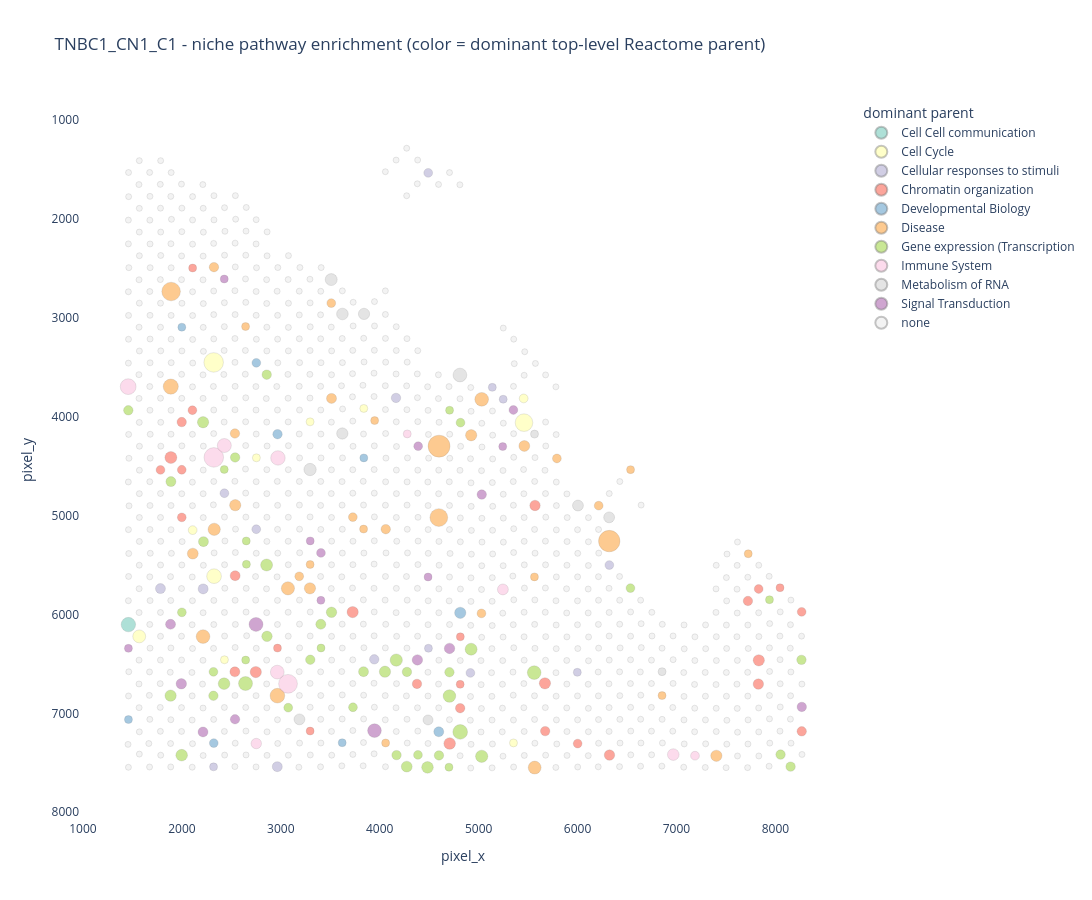

Write notebook code for a chart like this one.
### Code cell
# plotly builder - one figure per subarray, save as HTML
def build_plotly_map(subarray, df, out_dir):
    sub = df[df['subarray'] == subarray].copy()
    if len(sub) == 0:
        print(f'  {subarray}: no niches found, skipping')
        return

    # discrete 12-color palette for top-level parents; 'none' fades to light grey
    unique_parents = [p for p in sub['dominant_parent'].unique() if p != 'none']
    colors_qual = px.colors.qualitative.Set3 + px.colors.qualitative.Pastel + px.colors.qualitative.Safe
    color_map = {p: colors_qual[i % len(colors_qual)] for i, p in enumerate(sorted(unique_parents))}
    color_map['none'] = 'rgba(200,200,200,0.3)'

    # marker size scales with sig_total, floor at 6 so zero-sig niches stay visible
    sub['marker_size'] = 6 + 2 * np.sqrt(sub['sig_total'].clip(lower=0))

    # customdata: all hover fields, aligned with hovertemplate below
    sub['mc_str'] = sub['megacluster'].apply(lambda x: f'MC{int(x)}' if pd.notna(x) else 'n/a')
    customdata = np.stack([
        sub['niche_id'].values,
        sub['spot_id'].values,
        sub['patient'].astype(str).values,
        sub['mc_str'].values,
        sub['sig_total'].astype(int).astype(str).values,
        sub['dominant_parent'].values,
        sub['top_pathways_hover'].values,
        sub['parent_breakdown'].values,
    ], axis=-1)

    # build per-parent traces so the legend is interactive (click to toggle)
    fig = go.Figure()
    for parent_name in list(sorted(unique_parents)) + ['none']:
        mask = sub['dominant_parent'].values == parent_name
        if not mask.any():
            continue
        fig.add_trace(go.Scatter(
            x=sub.loc[mask, 'pixel_x'],
            y=sub.loc[mask, 'pixel_y'],
            mode='markers',
            name=parent_name,
            marker=dict(
                color=color_map[parent_name],
                size=sub.loc[mask, 'marker_size'],
                line=dict(width=0.4, color='rgba(50,50,50,0.4)'),
            ),
            customdata=customdata[mask],
            hovertemplate=(
                '<b>%{customdata[0]}</b><br>'
                'spot_id: %{customdata[1]}<br>'
                'patient: TNBC%{customdata[2]}<br>'
                'Wang MC: %{customdata[3]}<br>'
                '<br>'
                'sig pathways total: %{customdata[4]}<br>'
                'dominant parent: <b>%{customdata[5]}</b><br>'
                '<br>'
                '<b>top 3 sig pathways:</b><br>'
                '%{customdata[6]}<br>'
                '<br>'
                '<b>sig per parent:</b><br>'
                '%{customdata[7]}'
                '<extra></extra>'
            ),
        ))

    fig.update_layout(
        title=f'{subarray} - niche pathway enrichment (color = dominant top-level Reactome parent)',
        xaxis=dict(title='pixel_x', showgrid=False, scaleanchor='y', scaleratio=1),
        yaxis=dict(title='pixel_y', autorange='reversed', showgrid=False),
        plot_bgcolor='white',
        width=1100,
        height=900,
        legend=dict(title='dominant parent', itemsizing='constant'),
        hoverlabel=dict(bgcolor='white', font_size=11, align='left'),
    )

    html_path = out_dir / f'niche_pathway_map_{subarray}.html'
    fig.write_html(html_path, include_plotlyjs='cdn')
    print(f'  {subarray}: {len(sub)} niches -> {html_path.relative_to(ROOT)}')
    return fig

figs = {}
for sub in PILOT_SUBARRAYS:
    fig = build_plotly_map(sub, results_mc, OUT_DIR)
    if fig is not None:
        figs[sub] = fig

# render the first one inline so you can immediately see it in the notebook
if figs:
    list(figs.values())[0].show()

### Figure 1 — Plotly figure (JSON) as saved in the notebook; plotly's stock layout.template omitted (floating-point values rounded to 4 significant figures; data arrays with more than 128 entries replaced by an {"elided": "..."} marker saying what was removed)
{"data": [{"customdata": [["TNBC1_CN1_C1::2x50", "2x50", "1", "MC6", "18", "Cell Cell communication", "&nbsp;&nbsp;Gene expression (Transcription) (fdr=2.7e-02, OR=2.1)<br>&nbsp;&nbsp;Cell-Cell communication (fdr=2.7e-02, OR=3.3)<br>&nbsp;&nbsp;Growth hormone receptor signaling (fdr=2.7e-02, OR=8.0)", "&nbsp;&nbsp;Gene expression (Transcription: 4<br>&nbsp;&nbsp;Cell Cycle: 4<br>&nbsp;&nbsp;Immune System: 4<br>&nbsp;&nbsp;Cell Cell communication: 6"]], "hovertemplate": "<b>%{customdata[0]}</b><br>spot_id: %{customdata[1]}<br>patient: TNBC%{customdata[2]}<br>Wang MC: %{customdata[3]}<br><br>sig pathways total: %{customdata[4]}<br>dominant parent: <b>%{customdata[5]}</b><br><br><b>top 3 sig pathways:</b><br>%{customdata[6]}<br><br><b>sig per parent:</b><br>%{customdata[7]}<extra></extra>", "marker": {"color": "rgb(141,211,199)", "line": {"color": "rgba(50,50,50,0.4)", "width": 0.4}, "size": [14.49]}, "mode": "markers", "name": "Cell Cell communication", "type": "scatter", "x": [1459.0], "y": [6103.0]}, {"customdata": [["TNBC1_CN1_C1::3x51", "3x51", "1", "MC6", "12", "Cell Cycle", "&nbsp;&nbsp;Diseases of mitotic cell cycle (fdr=5.0e-02, OR=5.0)<br>&nbsp;&nbsp;Assembly of the pre-replicative complex (fdr=5.0e-02, OR=6.0)<br>&nbsp;&nbsp;Conversion from APC/C:Cdc20 to APC/C:Cdh1 in late anaph (fdr=5.0e-02, OR=6.6)", "&nbsp;&nbsp;Disease: 3<br>&nbsp;&nbsp;Cell Cycle: 6<br>&nbsp;&nbsp;Cellular responses to stimuli: 1<br>&nbsp;&nbsp;DNA Replication: 2"], ["TNBC1_CN1_C1::8x42", "8x42", "1", "MC6", "2", "Cell Cycle", "&nbsp;&nbsp;Resolution of Sister Chromatid Cohesion (fdr=3.3e-02, OR=10.1)<br>&nbsp;&nbsp;Mitotic Prometaphase (fdr=3.3e-02, OR=9.1)", "&nbsp;&nbsp;Cell Cycle: 2"], ["TNBC1_CN1_C1::10x28", "10x28", "1", "MC6", "46", "Cell Cycle", "&nbsp;&nbsp;Aberrant regulation of mitotic cell cycle due to RB1 de (fdr=1.1e-03, OR=10.6)<br>&nbsp;&nbsp;DNA Replication (fdr=1.1e-03, OR=14.8)<br>&nbsp;&nbsp;Synthesis of DNA (fdr=1.1e-03, OR=14.8)", "&nbsp;&nbsp;Disease: 3<br>&nbsp;&nbsp;Gene expression (Transcription: 2<br>&nbsp;&nbsp;Signal Transduction: 1<br>&nbsp;&nbsp;Cell Cycle: 28<br>&nbsp;&nbsp;Cellular responses to stimuli: 2<br>&nbsp;&nbsp;Chromatin organization: 4<br>&nbsp;&nbsp;DNA Replication: 6"], ["TNBC1_CN1_C1::10x46", "10x46", "1", "MC6", "19", "Cell Cycle", "&nbsp;&nbsp;Cell Cycle (fdr=7.4e-03, OR=3.0)<br>&nbsp;&nbsp;RNA Polymerase II Transcription (fdr=7.4e-03, OR=2.2)<br>&nbsp;&nbsp;Oxidative Stress Induced Senescence (fdr=7.4e-03, OR=4.9)", "&nbsp;&nbsp;Gene expression (Transcription: 5<br>&nbsp;&nbsp;Signal Transduction: 4<br>&nbsp;&nbsp;Cell Cycle: 6<br>&nbsp;&nbsp;Immune System: 2<br>&nbsp;&nbsp;Cellular responses to stimuli: 2"], ["TNBC1_CN1_C1::11x53", "11x53", "1", "MC6", "1", "Cell Cycle", "&nbsp;&nbsp;Cell Cycle Checkpoints (fdr=1.7e-02, OR=4.4)", "&nbsp;&nbsp;Cell Cycle: 1"], ["TNBC1_CN1_C1::14x36", "14x36", "1", "MC6", "1", "Cell Cycle", "&nbsp;&nbsp;Ub-specific processing proteases (fdr=1.0e-02, OR=7.6)<br>&nbsp;&nbsp;Deubiquitination (fdr=1.0e-02, OR=5.6)<br>&nbsp;&nbsp;G1/S DNA Damage Checkpoints (fdr=1.9e-02, OR=11.0)", "&nbsp;&nbsp;Cell Cycle: 1"], ["TNBC1_CN1_C1::19x33", "19x33", "1", "MC11", "1", "Cell Cycle", "&nbsp;&nbsp;Cell Cycle (fdr=1.2e-02, OR=4.0)", "&nbsp;&nbsp;Cell Cycle: 1"], ["TNBC1_CN1_C1::24x32", "24x32", "1", "MC11", "1", "Cell Cycle", "&nbsp;&nbsp;Chromosome Maintenance (fdr=3.4e-02, OR=16.1)", "&nbsp;&nbsp;Cell Cycle: 1"], ["TNBC1_CN1_C1::38x60", "38x60", "1", "MC6", "1", "Cell Cycle", "&nbsp;&nbsp;Cell Cycle Checkpoints (fdr=4.6e-02, OR=4.7)", "&nbsp;&nbsp;Cell Cycle: 1"], ["TNBC1_CN1_C1::39x31", "39x31", "1", "MC1", "2", "Cell Cycle", "&nbsp;&nbsp;Separation of Sister Chromatids (fdr=4.8e-02, OR=4.8)<br>&nbsp;&nbsp;Mitotic Spindle Checkpoint (fdr=4.8e-02, OR=5.9)", "&nbsp;&nbsp;Cell Cycle: 2"], ["TNBC1_CN1_C1::39x33", "39x33", "1", "MC1", "34", "Cell Cycle", "&nbsp;&nbsp;NR1H3 & NR1H2 regulate gene expression linked to choles (fdr=2.3e-03, OR=8.6)<br>&nbsp;&nbsp;NR1H2 and NR1H3-mediated signaling (fdr=2.3e-03, OR=7.7)<br>&nbsp;&nbsp;Mitotic Anaphase (fdr=1.7e-02, OR=4.7)", "&nbsp;&nbsp;Disease: 1<br>&nbsp;&nbsp;Gene expression (Transcription: 3<br>&nbsp;&nbsp;Signal Transduction: 3<br>&nbsp;&nbsp;Cell Cycle: 22<br>&nbsp;&nbsp;Cellular responses to stimuli: 1<br>&nbsp;&nbsp;Developmental Biology: 2<br>&nbsp;&nbsp;DNA Replication: 2"]], "hovertemplate": "<b>%{customdata[0]}</b><br>spot_id: %{customdata[1]}<br>patient: TNBC%{customdata[2]}<br>Wang MC: %{customdata[3]}<br><br>sig pathways total: %{customdata[4]}<br>dominant parent: <b>%{customdata[5]}</b><br><br><b>top 3 sig pathways:</b><br>%{customdata[6]}<br><br><b>sig per parent:</b><br>%{customdata[7]}<extra></extra>", "marker": {"color": "rgb(255,255,179)", "line": {"color": "rgba(50,50,50,0.4)", "width": 0.4}, "size": [12.93, 8.828, 19.56, 14.72, 8.0, 8.0, 8.0, 8.0, 8.0, 8.828, 17.66]}, "mode": "markers", "name": "Cell Cycle", "type": "scatter", "x": [1569.0, 2109.0, 2321.0, 2325.0, 2430.0, 2753.0, 3296.0, 3839.0, 5352.0, 5455.0, 5458.0], "y": [6222.0, 5148.0, 3452.0, 5613.0, 6458.0, 4417.0, 4053.0, 3917.0, 7299.0, 3816.0, 4061.0]}, {"customdata": [["TNBC1_CN1_C1::5x47", "5x47", "1", "MC6", "4", "Cellular responses to stimuli", "&nbsp;&nbsp;Chromatin modifying enzymes (fdr=6.6e-03, OR=4.0)<br>&nbsp;&nbsp;Chromatin organization (fdr=7.6e-03, OR=3.5)<br>&nbsp;&nbsp;Cellular responses to stress (fdr=1.6e-02, OR=2.4)", "&nbsp;&nbsp;Cellular responses to stimuli: 2<br>&nbsp;&nbsp;Chromatin organization: 2"], ["TNBC1_CN1_C1::9x47", "9x47", "1", "MC6", "4", "Cellular responses to stimuli", "&nbsp;&nbsp;Cellular responses to stress (fdr=8.9e-03, OR=2.5)<br>&nbsp;&nbsp;Cellular responses to stimuli (fdr=8.9e-03, OR=2.4)<br>&nbsp;&nbsp;RNA Polymerase II Transcription (fdr=1.6e-02, OR=2.1)", "&nbsp;&nbsp;Gene expression (Transcription: 1<br>&nbsp;&nbsp;Signal Transduction: 1<br>&nbsp;&nbsp;Cellular responses to stimuli: 2"], ["TNBC1_CN1_C1::10x62", "10x62", "1", "MC6", "1", "Cellular responses to stimuli", "&nbsp;&nbsp;Turbulent (oscillatory, disturbed) flow shear stress ac (fdr=6.0e-03, OR=11.2)", "&nbsp;&nbsp;Cellular responses to stimuli: 1"], ["TNBC1_CN1_C1::11x39", "11x39", "1", "MC6", "2", "Cellular responses to stimuli", "&nbsp;&nbsp;KEAP1-NFE2L2 pathway (fdr=3.5e-02, OR=5.9)<br>&nbsp;&nbsp;Cellular responses to stress (fdr=3.5e-02, OR=2.8)", "&nbsp;&nbsp;Cellular responses to stimuli: 2"], ["TNBC1_CN1_C1::14x42", "14x42", "1", "MC6", "2", "Cellular responses to stimuli", "&nbsp;&nbsp;Cellular responses to stimuli (fdr=2.3e-02, OR=2.9)<br>&nbsp;&nbsp;Cellular responses to stress (fdr=3.0e-02, OR=2.8)", "&nbsp;&nbsp;Cellular responses to stimuli: 2"], ["TNBC1_CN1_C1::16x62", "16x62", "1", "MC1", "4", "Cellular responses to stimuli", "&nbsp;&nbsp;RHO GTPases Activate Formins (fdr=3.4e-02, OR=9.3)<br>&nbsp;&nbsp;Cellular responses to stress (fdr=3.4e-02, OR=2.7)<br>&nbsp;&nbsp;Cellular responses to stimuli (fdr=3.4e-02, OR=2.6)", "&nbsp;&nbsp;Disease: 1<br>&nbsp;&nbsp;Signal Transduction: 1<br>&nbsp;&nbsp;Cellular responses to stimuli: 2"], ["TNBC1_CN1_C1::25x53", "25x53", "1", "MC6", "3", "Cellular responses to stimuli", "&nbsp;&nbsp;RORA,B,C and NR1D1 (REV-ERBA) regulate gene expression (fdr=2.5e-02, OR=6.9)<br>&nbsp;&nbsp;Expression of BMAL (ARNTL), CLOCK, and NPAS2 (fdr=2.5e-02, OR=5.3)<br>&nbsp;&nbsp;Cytoprotection by HMOX1 (fdr=2.7e-02, OR=5.3)", "&nbsp;&nbsp;Disease: 1<br>&nbsp;&nbsp;Cellular responses to stimuli: 2"], ["TNBC1_CN1_C1::27x31", "27x31", "1", "MC11", "3", "Cellular responses to stimuli", "&nbsp;&nbsp;Cellular responses to mechanical stimuli (fdr=1.8e-02, OR=14.5)<br>&nbsp;&nbsp;High laminar flow shear stress activates signaling by P (fdr=1.8e-02, OR=27.1)<br>&nbsp;&nbsp;Response of endothelial cells to shear stress (fdr=1.8e-02, OR=15.5)", "&nbsp;&nbsp;Cellular responses to stimuli: 3"], ["TNBC1_CN1_C1::30x12", "30x12", "1", "MC1", "2", "Cellular responses to stimuli", "&nbsp;&nbsp;Cellular responses to stress (fdr=4.5e-03, OR=5.5)<br>&nbsp;&nbsp;Cellular responses to stimuli (fdr=1.2e-02, OR=4.7)", "&nbsp;&nbsp;Cellular responses to stimuli: 2"], ["TNBC1_CN1_C1::30x52", "30x52", "1", "MC1", "1", "Cellular responses to stimuli", "&nbsp;&nbsp;Expression of BMAL (ARNTL), CLOCK, and NPAS2 (fdr=3.2e-03, OR=6.8)<br>&nbsp;&nbsp;Transcriptional activation of mitochondrial biogenesis (fdr=8.2e-03, OR=5.2)<br>&nbsp;&nbsp;Mitochondrial biogenesis (fdr=8.2e-03, OR=4.9)", "&nbsp;&nbsp;Cellular responses to stimuli: 1"], ["TNBC1_CN1_C1::34x54", "34x54", "1", "MC1", "2", "Cellular responses to stimuli", "&nbsp;&nbsp;Cellular Senescence (fdr=4.9e-02, OR=2.9)<br>&nbsp;&nbsp;Cellular responses to stimuli (fdr=4.9e-02, OR=2.0)", "&nbsp;&nbsp;Cellular responses to stimuli: 2"], ["TNBC1_CN1_C1::36x30", "36x30", "1", "MC1", "1", "Cellular responses to stimuli", "&nbsp;&nbsp;Cellular Senescence (fdr=4.8e-02, OR=3.4)", "&nbsp;&nbsp;Cellular responses to stimuli: 1"], ["TNBC1_CN1_C1::37x31", "37x31", "1", "MC1", "1", "Cellular responses to stimuli", "&nbsp;&nbsp;Regulation of lipid metabolism by PPARalpha (fdr=8.5e-03, OR=3.4)<br>&nbsp;&nbsp;PPARA activates gene expression (fdr=2.2e-02, OR=3.1)<br>&nbsp;&nbsp;Cellular responses to stress (fdr=2.2e-02, OR=2.2)", "&nbsp;&nbsp;Cellular responses to stimuli: 1"], ["TNBC1_CN1_C1::44x54", "44x54", "1", "MC1", "1", "Cellular responses to stimuli", "&nbsp;&nbsp;Turbulent (oscillatory, disturbed) flow shear stress ac (fdr=5.4e-03, OR=10.0)", "&nbsp;&nbsp;Cellular responses to stimuli: 1"], ["TNBC1_CN1_C1::47x45", "47x45", "1", "n/a", "2", "Cellular responses to stimuli", "&nbsp;&nbsp;Cellular Senescence (fdr=8.3e-03, OR=6.3)<br>&nbsp;&nbsp;Oxidative Stress Induced Senescence (fdr=4.3e-02, OR=7.6)", "&nbsp;&nbsp;Cellular responses to stimuli: 2"]], "hovertemplate": "<b>%{customdata[0]}</b><br>spot_id: %{customdata[1]}<br>patient: TNBC%{customdata[2]}<br>Wang MC: %{customdata[3]}<br><br>sig pathways total: %{customdata[4]}<br>dominant parent: <b>%{customdata[5]}</b><br><br><b>top 3 sig pathways:</b><br>%{customdata[6]}<br><br><b>sig per parent:</b><br>%{customdata[7]}<extra></extra>", "marker": {"color": "rgb(190,186,218)", "line": {"color": "rgba(50,50,50,0.4)", "width": 0.4}, "size": [10.0, 10.0, 8.0, 8.828, 8.828, 10.0, 9.464, 9.464, 8.828, 8.0, 8.828, 8.0, 8.0, 8.0, 8.828]}, "mode": "markers", "name": "Cellular responses to stimuli", "type": "scatter", "x": [1783.0, 2215.0, 2320.0, 2430.0, 2752.0, 2964.0, 3945.0, 4164.0, 4490.0, 4492.0, 4917.0, 5138.0, 5248.0, 5997.0, 6321.0], "y": [5739.0, 5742.0, 7541.0, 4775.0, 5139.0, 7539.0, 6454.0, 3811.0, 1536.0, 6342.0, 6591.0, 3704.0, 3824.0, 6585.0, 5501.0]}, {"customdata": {"elided": "30x8 str values"}, "hovertemplate": "<b>%{customdata[0]}</b><br>spot_id: %{customdata[1]}<br>patient: TNBC%{customdata[2]}<br>Wang MC: %{customdata[3]}<br><br>sig pathways total: %{customdata[4]}<br>dominant parent: <b>%{customdata[5]}</b><br><br><b>top 3 sig pathways:</b><br>%{customdata[6]}<br><br><b>sig per parent:</b><br>%{customdata[7]}<extra></extra>", "marker": {"color": "rgb(251,128,114)", "line": {"color": "rgba(50,50,50,0.4)", "width": 0.4}, "size": [8.828, 12.0, 9.464, 8.828, 8.828, 8.0, 8.828, 10.0, 10.0, 11.29, 8.0, 8.0, 11.29, 9.464, 11.66, 8.0, 8.0, 9.464, 10.47, 11.29, 9.464, 8.828, 10.47, 9.464, 8.828, 11.29, 10.47, 8.0, 8.828, 9.464]}, "mode": "markers", "name": "Chromatin organization", "type": "scatter", "x": [1784.0, 1889.0, 1998.0, 1999.0, 1999.0, 2109.0, 2106.0, 2538.0, 2536.0, 2747.0, 2966.0, 3296.0, 3726.0, 4377.0, 4707.0, 4815.0, 4813.0, 4813.0, 5570.0, 5670.0, 5673.0, 6001.0, 6323.0, 7722.0, 7831.0, 7832.0, 7828.0, 8047.0, 8265.0, 8266.0], "y": [4539.0, 4414.0, 4055.0, 4537.0, 5019.0, 2498.0, 3936.0, 5608.0, 6580.0, 6582.0, 6340.0, 7179.0, 5976.0, 6702.0, 7305.0, 6226.0, 6707.0, 6948.0, 4898.0, 6697.0, 7180.0, 7306.0, 7422.0, 5864.0, 5743.0, 6464.0, 6704.0, 5730.0, 5974.0, 7182.0]}, {"customdata": [["TNBC1_CN1_C1::2x58", "2x58", "1", "MC6", "1", "Developmental Biology", "&nbsp;&nbsp;Differentiation of naive CD4+ T cells to T helper 2 cel (fdr=4.7e-02, OR=4.1)", "&nbsp;&nbsp;Developmental Biology: 1"], ["TNBC1_CN1_C1::7x25", "7x25", "1", "MC11", "1", "Developmental Biology", "&nbsp;&nbsp;Transcriptional regulation of granulopoiesis (fdr=1.3e-02, OR=11.0)", "&nbsp;&nbsp;Developmental Biology: 1"], ["TNBC1_CN1_C1::10x60", "10x60", "1", "MC6", "2", "Developmental Biology", "&nbsp;&nbsp;PPARA activates gene expression (fdr=5.2e-03, OR=4.2)<br>&nbsp;&nbsp;Regulation of lipid metabolism by PPARalpha (fdr=5.2e-03, OR=4.1)<br>&nbsp;&nbsp;Transcriptional regulation of white adipocyte different (fdr=5.2e-03, OR=4.3)", "&nbsp;&nbsp;Developmental Biology: 2"], ["TNBC1_CN1_C1::14x28", "14x28", "1", "MC6", "2", "Developmental Biology", "&nbsp;&nbsp;Activation of HOX genes during differentiation (fdr=2.3e-02, OR=5.6)<br>&nbsp;&nbsp;Activation of anterior HOX genes in hindbrain developme (fdr=2.3e-02, OR=5.6)", "&nbsp;&nbsp;Developmental Biology: 2"], ["TNBC1_CN1_C1::16x34", "16x34", "1", "MC6", "3", "Developmental Biology", "&nbsp;&nbsp;Developmental Biology (fdr=1.8e-02, OR=2.8)<br>&nbsp;&nbsp;Nervous system development (fdr=2.8e-02, OR=4.0)<br>&nbsp;&nbsp;G1/S DNA Damage Checkpoints (fdr=2.8e-02, OR=10.8)", "&nbsp;&nbsp;Cell Cycle: 1<br>&nbsp;&nbsp;Developmental Biology: 2"], ["TNBC1_CN1_C1::22x60", "22x60", "1", "MC6", "1", "Developmental Biology", "&nbsp;&nbsp;Developmental Biology (fdr=2.4e-02, OR=2.2)", "&nbsp;&nbsp;Developmental Biology: 1"], ["TNBC1_CN1_C1::24x36", "24x36", "1", "MC11", "1", "Developmental Biology", "&nbsp;&nbsp;Transcriptional regulation of granulopoiesis (fdr=1.6e-03, OR=12.7)", "&nbsp;&nbsp;Developmental Biology: 1"], ["TNBC1_CN1_C1::31x59", "31x59", "1", "MC6", "4", "Developmental Biology", "&nbsp;&nbsp;PPARA activates gene expression (fdr=3.9e-02, OR=3.3)<br>&nbsp;&nbsp;Metabolism of lipids (fdr=3.9e-02, OR=2.7)<br>&nbsp;&nbsp;Adipogenesis (fdr=3.9e-02, OR=3.1)", "&nbsp;&nbsp;Developmental Biology: 2<br>&nbsp;&nbsp;Chromatin organization: 2"], ["TNBC1_CN1_C1::33x49", "33x49", "1", "MC1", "7", "Developmental Biology", "&nbsp;&nbsp;Chromatin organization (fdr=8.0e-04, OR=4.2)<br>&nbsp;&nbsp;Chromatin modifying enzymes (fdr=8.0e-04, OR=4.8)<br>&nbsp;&nbsp;NR1H3 & NR1H2 regulate gene expression linked to choles (fdr=9.7e-03, OR=8.3)", "&nbsp;&nbsp;Signal Transduction: 2<br>&nbsp;&nbsp;Developmental Biology: 3<br>&nbsp;&nbsp;Chromatin organization: 2"]], "hovertemplate": "<b>%{customdata[0]}</b><br>spot_id: %{customdata[1]}<br>patient: TNBC%{customdata[2]}<br>Wang MC: %{customdata[3]}<br><br>sig pathways total: %{customdata[4]}<br>dominant parent: <b>%{customdata[5]}</b><br><br><b>top 3 sig pathways:</b><br>%{customdata[6]}<br><br><b>sig per parent:</b><br>%{customdata[7]}<extra></extra>", "marker": {"color": "rgb(128,177,211)", "line": {"color": "rgba(50,50,50,0.4)", "width": 0.4}, "size": [8.0, 8.0, 8.828, 8.828, 9.464, 8.0, 8.0, 10.0, 11.29]}, "mode": "markers", "name": "Developmental Biology", "type": "scatter", "x": [1460.0, 1999.0, 2322.0, 2753.0, 2967.0, 3621.0, 3839.0, 4597.0, 4814.0], "y": [7063.0, 3096.0, 7301.0, 3456.0, 4178.0, 7297.0, 4417.0, 7186.0, 5984.0]}, {"customdata": {"elided": "36x8 str values"}, "hovertemplate": "<b>%{customdata[0]}</b><br>spot_id: %{customdata[1]}<br>patient: TNBC%{customdata[2]}<br>Wang MC: %{customdata[3]}<br><br>sig pathways total: %{customdata[4]}<br>dominant parent: <b>%{customdata[5]}</b><br><br><b>top 3 sig pathways:</b><br>%{customdata[6]}<br><br><b>sig per parent:</b><br>%{customdata[7]}<extra></extra>", "marker": {"color": "rgb(253,180,98)", "line": {"color": "rgba(50,50,50,0.4)", "width": 0.4}, "size": [18.65, 15.17, 10.9, 13.75, 9.464, 12.32, 9.464, 11.29, 8.0, 14.72, 13.21, 8.828, 8.0, 11.29, 8.828, 10.0, 8.828, 8.0, 8.0, 9.464, 8.0, 22.0, 17.83, 11.29, 13.75, 8.828, 10.9, 8.0, 12.93, 8.828, 8.828, 21.49, 8.0, 8.0, 11.29, 8.0]}, "mode": "markers", "name": "Disease", "type": "scatter", "x": [1891.0, 1888.0, 2110.0, 2214.0, 2324.0, 2327.0, 2536.0, 2539.0, 2644.0, 2966.0, 3072.0, 3186.0, 3296.0, 3295.0, 3510.0, 3513.0, 3728.0, 3837.0, 3949.0, 4061.0, 4060.0, 4600.0, 4598.0, 4924.0, 5031.0, 5028.0, 5462.0, 5564.0, 5566.0, 5791.0, 6214.0, 6320.0, 6536.0, 6854.0, 7403.0, 7725.0], "y": [2736.0, 3697.0, 5385.0, 6224.0, 2489.0, 5140.0, 4171.0, 4895.0, 3090.0, 6821.0, 5736.0, 5615.0, 5495.0, 5736.0, 2853.0, 3816.0, 5016.0, 5137.0, 4040.0, 5138.0, 7299.0, 4299.0, 5021.0, 4188.0, 3825.0, 5990.0, 4297.0, 5620.0, 7548.0, 4423.0, 4900.0, 5259.0, 4536.0, 6820.0, 7429.0, 5387.0]}, {"customdata": {"elided": "48x8 str values"}, "hovertemplate": "<b>%{customdata[0]}</b><br>spot_id: %{customdata[1]}<br>patient: TNBC%{customdata[2]}<br>Wang MC: %{customdata[3]}<br><br>sig pathways total: %{customdata[4]}<br>dominant parent: <b>%{customdata[5]}</b><br><br><b>top 3 sig pathways:</b><br>%{customdata[6]}<br><br><b>sig per parent:</b><br>%{customdata[7]}<extra></extra>", "marker": {"color": "rgb(179,222,105)", "line": {"color": "rgba(50,50,50,0.4)", "width": 0.4}, "size": [9.464, 10.0, 11.29, 8.828, 11.66, 11.29, 10.0, 8.828, 9.464, 8.0, 11.66, 9.464, 8.0, 8.0, 8.0, 14.0, 9.464, 12.0, 10.47, 8.828, 9.464, 10.0, 8.0, 10.47, 8.828, 10.0, 11.29, 12.32, 9.464, 9.464, 10.9, 8.828, 11.66, 9.464, 8.0, 9.464, 12.63, 8.0, 8.828, 14.72, 12.0, 12.32, 13.75, 8.828, 8.0, 9.464, 9.464, 9.464]}, "mode": "markers", "name": "Gene expression (Transcription", "type": "scatter", "x": [1458.0, 1889.0, 1886.0, 2000.0, 1998.0, 2214.0, 2218.0, 2319.0, 2319.0, 2428.0, 2426.0, 2538.0, 2651.0, 2652.0, 2645.0, 2643.0, 2858.0, 2856.0, 2860.0, 3075.0, 3298.0, 3404.0, 3406.0, 3513.0, 3730.0, 3836.0, 4053.0, 4167.0, 4170.0, 4275.0, 4273.0, 4386.0, 4483.0, 4599.0, 4706.0, 4705.0, 4705.0, 4700.0, 4817.0, 4813.0, 4924.0, 5031.0, 5561.0, 6535.0, 7940.0, 8052.0, 8154.0, 8263.0], "y": [3936.0, 4657.0, 6821.0, 5979.0, 7423.0, 4057.0, 5264.0, 6580.0, 6822.0, 4534.0, 6700.0, 4413.0, 5257.0, 5493.0, 6461.0, 6698.0, 3576.0, 5500.0, 6221.0, 6943.0, 6458.0, 6099.0, 6339.0, 5978.0, 6938.0, 6579.0, 6579.0, 6461.0, 7422.0, 6581.0, 7538.0, 7420.0, 7546.0, 7425.0, 3936.0, 6584.0, 6825.0, 7544.0, 4061.0, 7188.0, 6351.0, 7434.0, 6588.0, 5734.0, 5851.0, 7417.0, 7539.0, 6459.0]}, {"customdata": [["TNBC1_CN1_C1::2x30", "2x30", "1", "MC6", "24", "Immune System", "&nbsp;&nbsp;Separation of Sister Chromatids (fdr=3.8e-02, OR=5.2)<br>&nbsp;&nbsp;Mitotic Spindle Checkpoint (fdr=3.8e-02, OR=6.2)<br>&nbsp;&nbsp;RMTs methylate histone arginines (fdr=3.8e-02, OR=7.6)", "&nbsp;&nbsp;Gene expression (Transcription: 2<br>&nbsp;&nbsp;Cell Cycle: 7<br>&nbsp;&nbsp;Immune System: 11<br>&nbsp;&nbsp;Developmental Biology: 2<br>&nbsp;&nbsp;Chromatin organization: 2"], ["TNBC1_CN1_C1::10x36", "10x36", "1", "MC6", "46", "Immune System", "&nbsp;&nbsp;TAK1-dependent IKK and NF-kappa-B activation (fdr=5.2e-03, OR=13.5)<br>&nbsp;&nbsp;Fc epsilon receptor (FCERI) signaling (fdr=5.2e-03, OR=6.9)<br>&nbsp;&nbsp;SARS-CoV-1 Infection (fdr=1.4e-02, OR=6.7)", "&nbsp;&nbsp;Disease: 8<br>&nbsp;&nbsp;Gene expression (Transcription: 1<br>&nbsp;&nbsp;Signal Transduction: 1<br>&nbsp;&nbsp;Immune System: 30<br>&nbsp;&nbsp;Cellular responses to stimuli: 3<br>&nbsp;&nbsp;Chromatin organization: 3"], ["TNBC1_CN1_C1::11x35", "11x35", "1", "MC6", "16", "Immune System", "&nbsp;&nbsp;SARS-CoV Infections (fdr=7.2e-03, OR=4.2)<br>&nbsp;&nbsp;Turbulent (oscillatory, disturbed) flow shear stress ac (fdr=1.2e-02, OR=10.5)<br>&nbsp;&nbsp;PKMTs methylate histone lysines (fdr=1.7e-02, OR=9.0)", "&nbsp;&nbsp;Disease: 2<br>&nbsp;&nbsp;Signal Transduction: 1<br>&nbsp;&nbsp;Immune System: 8<br>&nbsp;&nbsp;Cellular responses to stimuli: 1<br>&nbsp;&nbsp;Chromatin organization: 4"], ["TNBC1_CN1_C1::14x60", "14x60", "1", "MC1", "5", "Immune System", "&nbsp;&nbsp;Chromatin modifying enzymes (fdr=1.1e-03, OR=4.5)<br>&nbsp;&nbsp;Chromatin organization (fdr=2.0e-02, OR=3.3)<br>&nbsp;&nbsp;Regulation of T cell activation by CD28 family (fdr=2.5e-02, OR=3.4)", "&nbsp;&nbsp;Cell Cycle: 1<br>&nbsp;&nbsp;Immune System: 2<br>&nbsp;&nbsp;Chromatin organization: 2"], ["TNBC1_CN1_C1::16x36", "16x36", "1", "MC6", "18", "Immune System", "&nbsp;&nbsp;Toll Like Receptor 10 (TLR10) Cascade (fdr=1.4e-02, OR=5.1)<br>&nbsp;&nbsp;Toll Like Receptor 7/8 (TLR7/8) Cascade (fdr=1.4e-02, OR=4.4)<br>&nbsp;&nbsp;MyD88 cascade initiated on plasma membrane (fdr=1.4e-02, OR=5.1)", "&nbsp;&nbsp;Immune System: 18"], ["TNBC1_CN1_C1::16x54", "16x54", "1", "MC1", "15", "Immune System", "&nbsp;&nbsp;MyD88:MAL(TIRAP) cascade initiated on plasma membrane (fdr=4.7e-02, OR=3.5)<br>&nbsp;&nbsp;Toll Like Receptor 2 (TLR2) Cascade (fdr=4.7e-02, OR=3.3)<br>&nbsp;&nbsp;Toll Like Receptor TLR6:TLR2 Cascade (fdr=4.7e-02, OR=3.5)", "&nbsp;&nbsp;Disease: 1<br>&nbsp;&nbsp;Signal Transduction: 1<br>&nbsp;&nbsp;Immune System: 13"], ["TNBC1_CN1_C1::17x55", "17x55", "1", "MC6", "41", "Immune System", "&nbsp;&nbsp;Toll Like Receptor TLR6:TLR2 Cascade (fdr=1.6e-02, OR=4.0)<br>&nbsp;&nbsp;Toll Like Receptor 10 (TLR10) Cascade (fdr=1.6e-02, OR=4.3)<br>&nbsp;&nbsp;Adaptive Immune System (fdr=1.6e-02, OR=2.8)", "&nbsp;&nbsp;Disease: 2<br>&nbsp;&nbsp;Gene expression (Transcription: 5<br>&nbsp;&nbsp;Signal Transduction: 1<br>&nbsp;&nbsp;Cell Cycle: 2<br>&nbsp;&nbsp;Immune System: 25<br>&nbsp;&nbsp;Cellular responses to stimuli: 4<br>&nbsp;&nbsp;Chromatin organization: 2"], ["TNBC1_CN1_C1::28x34", "28x34", "1", "MC11", "1", "Immune System", "&nbsp;&nbsp;Neutrophil degranulation (fdr=4.9e-02, OR=11.1)", "&nbsp;&nbsp;Immune System: 1"], ["TNBC1_CN1_C1::37x47", "37x47", "1", "MC1", "6", "Immune System", "&nbsp;&nbsp;Transcriptional Regulation by VENTX (fdr=3.2e-02, OR=6.6)<br>&nbsp;&nbsp;Regulation of T cell activation by CD28 family (fdr=3.8e-02, OR=3.6)<br>&nbsp;&nbsp;Regulation of PD-L1(CD274) expression (fdr=3.8e-02, OR=4.7)", "&nbsp;&nbsp;Gene expression (Transcription: 1<br>&nbsp;&nbsp;Immune System: 4<br>&nbsp;&nbsp;Chromatin organization: 1"], ["TNBC1_CN1_C1::53x61", "53x61", "1", "MC1", "8", "Immune System", "&nbsp;&nbsp;PKMTs methylate histone lysines (fdr=1.5e-02, OR=7.4)<br>&nbsp;&nbsp;Co-inhibition by PD-1 (fdr=1.5e-02, OR=3.6)<br>&nbsp;&nbsp;FCERI mediated MAPK activation (fdr=1.5e-02, OR=8.0)", "&nbsp;&nbsp;Immune System: 7<br>&nbsp;&nbsp;Chromatin organization: 1"], ["TNBC1_CN1_C1::55x61", "55x61", "1", "MC1", "2", "Immune System", "&nbsp;&nbsp;Adaptive Immune System (fdr=7.8e-03, OR=2.9)<br>&nbsp;&nbsp;Regulation of T cell activation by CD28 family (fdr=4.0e-02, OR=3.2)", "&nbsp;&nbsp;Immune System: 2"]], "hovertemplate": "<b>%{customdata[0]}</b><br>spot_id: %{customdata[1]}<br>patient: TNBC%{customdata[2]}<br>Wang MC: %{customdata[3]}<br><br>sig pathways total: %{customdata[4]}<br>dominant parent: <b>%{customdata[5]}</b><br><br><b>top 3 sig pathways:</b><br>%{customdata[6]}<br><br><b>sig per parent:</b><br>%{customdata[7]}<extra></extra>", "marker": {"color": "rgb(252,205,229)", "line": {"color": "rgba(50,50,50,0.4)", "width": 0.4}, "size": [15.8, 19.56, 14.0, 10.47, 14.49, 13.75, 18.81, 8.0, 10.9, 11.66, 8.828]}, "mode": "markers", "name": "Immune System", "type": "scatter", "x": [1457.0, 2323.0, 2429.0, 2752.0, 2971.0, 2964.0, 3073.0, 4278.0, 5245.0, 6968.0, 7187.0], "y": [3697.0, 4412.0, 4292.0, 7305.0, 4418.0, 6583.0, 6701.0, 4175.0, 5747.0, 7417.0, 7428.0]}, {"customdata": [["TNBC1_CN1_C1::18x58", "18x58", "1", "MC1", "6", "Metabolism of RNA", "&nbsp;&nbsp;mRNA Splicing (fdr=1.9e-03, OR=9.3)<br>&nbsp;&nbsp;mRNA Splicing - Major Pathway (fdr=1.9e-03, OR=9.3)<br>&nbsp;&nbsp;mRNA Polyadenylation (fdr=1.9e-03, OR=10.0)", "&nbsp;&nbsp;Metabolism of RNA: 6"], ["TNBC1_CN1_C1::19x37", "19x37", "1", "MC1", "10", "Metabolism of RNA", "&nbsp;&nbsp;mRNA Splicing (fdr=2.9e-02, OR=8.0)<br>&nbsp;&nbsp;mRNA Splicing - Major Pathway (fdr=2.9e-02, OR=8.0)<br>&nbsp;&nbsp;Dengue Virus Infection (fdr=2.9e-02, OR=5.6)", "&nbsp;&nbsp;Disease: 3<br>&nbsp;&nbsp;Metabolism of RNA: 6<br>&nbsp;&nbsp;Signal Transduction: 1"], ["TNBC1_CN1_C1::21x21", "21x21", "1", "MC11", "9", "Metabolism of RNA", "&nbsp;&nbsp;Processing of Capped Intron-Containing Pre-mRNA (fdr=1.2e-02, OR=15.8)<br>&nbsp;&nbsp;mRNA Splicing (fdr=1.2e-02, OR=16.6)<br>&nbsp;&nbsp;mRNA Splicing - Major Pathway (fdr=1.2e-02, OR=16.6)", "&nbsp;&nbsp;Disease: 2<br>&nbsp;&nbsp;Metabolism of RNA: 6<br>&nbsp;&nbsp;Immune System: 1"], ["TNBC1_CN1_C1::22x24", "22x24", "1", "MC11", "8", "Metabolism of RNA", "&nbsp;&nbsp;Dengue Virus Infection (fdr=5.9e-03, OR=12.8)<br>&nbsp;&nbsp;Dengue Virus-Host Interactions (fdr=1.1e-02, OR=12.8)<br>&nbsp;&nbsp;mRNA Polyadenylation (fdr=4.1e-02, OR=16.4)", "&nbsp;&nbsp;Disease: 3<br>&nbsp;&nbsp;Metabolism of RNA: 5"], ["TNBC1_CN1_C1::22x34", "22x34", "1", "MC6", "7", "Metabolism of RNA", "&nbsp;&nbsp;mRNA Splicing - Major Pathway (fdr=1.3e-02, OR=9.5)<br>&nbsp;&nbsp;Processing of Capped Intron-Containing Pre-mRNA (fdr=1.3e-02, OR=9.0)<br>&nbsp;&nbsp;mRNA Splicing (fdr=1.3e-02, OR=9.5)", "&nbsp;&nbsp;Disease: 1<br>&nbsp;&nbsp;Metabolism of RNA: 5<br>&nbsp;&nbsp;Developmental Biology: 1"], ["TNBC1_CN1_C1::24x24", "24x24", "1", "MC11", "7", "Metabolism of RNA", "&nbsp;&nbsp;mRNA 3'-end processing (fdr=4.4e-02, OR=17.3)<br>&nbsp;&nbsp;SARS-CoV-1 Infection (fdr=4.4e-02, OR=13.5)<br>&nbsp;&nbsp;mRNA Polyadenylation (fdr=4.4e-02, OR=17.3)", "&nbsp;&nbsp;Disease: 2<br>&nbsp;&nbsp;Metabolism of RNA: 5"], ["TNBC1_CN1_C1::30x58", "30x58", "1", "MC6", "4", "Metabolism of RNA", "&nbsp;&nbsp;KSRP (KHSRP) binds and destabilizes mRNA (fdr=9.6e-04, OR=14.1)<br>&nbsp;&nbsp;Regulation of mRNA stability by proteins that bind AU-r (fdr=1.5e-02, OR=7.0)<br>&nbsp;&nbsp;PERK regulates gene expression (fdr=1.5e-02, OR=5.8)", "&nbsp;&nbsp;Metabolism of RNA: 2<br>&nbsp;&nbsp;Cellular responses to stimuli: 2"], ["TNBC1_CN1_C1::33x29", "33x29", "1", "MC1", "15", "Metabolism of RNA", "&nbsp;&nbsp;mRNA Splicing - Major Pathway (fdr=3.4e-02, OR=7.5)<br>&nbsp;&nbsp;mRNA Splicing - Minor Pathway (fdr=3.4e-02, OR=11.0)<br>&nbsp;&nbsp;Processing of Capped Intron-Containing Pre-mRNA (fdr=3.4e-02, OR=7.1)", "&nbsp;&nbsp;Disease: 4<br>&nbsp;&nbsp;Gene expression (Transcription: 4<br>&nbsp;&nbsp;Metabolism of RNA: 6<br>&nbsp;&nbsp;Signal Transduction: 1"], ["TNBC1_CN1_C1::40x34", "40x34", "1", "MC1", "1", "Metabolism of RNA", "&nbsp;&nbsp;Regulation of mRNA stability by proteins that bind AU-r (fdr=2.9e-02, OR=7.4)", "&nbsp;&nbsp;Metabolism of RNA: 1"], ["TNBC1_CN1_C1::44x40", "44x40", "1", "n/a", "6", "Metabolism of RNA", "&nbsp;&nbsp;Metabolism of RNA (fdr=3.2e-03, OR=5.0)<br>&nbsp;&nbsp;mRNA Splicing (fdr=3.2e-03, OR=9.9)<br>&nbsp;&nbsp;Processing of Capped Intron-Containing Pre-mRNA (fdr=3.2e-03, OR=9.3)", "&nbsp;&nbsp;Metabolism of RNA: 6"], ["TNBC1_CN1_C1::47x41", "47x41", "1", "n/a", "6", "Metabolism of RNA", "&nbsp;&nbsp;mRNA 3'-end processing (fdr=4.7e-02, OR=12.4)<br>&nbsp;&nbsp;mRNA Polyadenylation (fdr=4.7e-02, OR=12.4)<br>&nbsp;&nbsp;mRNA Splicing (fdr=4.7e-02, OR=10.0)", "&nbsp;&nbsp;Metabolism of RNA: 5<br>&nbsp;&nbsp;Signal Transduction: 1"], ["TNBC1_CN1_C1::52x54", "52x54", "1", "MC1", "1", "Metabolism of RNA", "&nbsp;&nbsp;Regulation of mRNA stability by proteins that bind AU-r (fdr=8.6e-03, OR=10.0)", "&nbsp;&nbsp;Metabolism of RNA: 1"]], "hovertemplate": "<b>%{customdata[0]}</b><br>spot_id: %{customdata[1]}<br>patient: TNBC%{customdata[2]}<br>Wang MC: %{customdata[3]}<br><br>sig pathways total: %{customdata[4]}<br>dominant parent: <b>%{customdata[5]}</b><br><br><b>top 3 sig pathways:</b><br>%{customdata[6]}<br><br><b>sig per parent:</b><br>%{customdata[7]}<extra></extra>", "marker": {"color": "rgb(217,217,217)", "line": {"color": "rgba(50,50,50,0.4)", "width": 0.4}, "size": [10.9, 12.32, 12.0, 11.66, 11.29, 11.29, 10.0, 13.75, 8.0, 10.9, 10.9, 8.0]}, "mode": "markers", "name": "Metabolism of RNA", "type": "scatter", "x": [3189.0, 3296.0, 3509.0, 3623.0, 3622.0, 3841.0, 4488.0, 4811.0, 5565.0, 6004.0, 6319.0, 6854.0], "y": [7061.0, 4535.0, 2615.0, 2963.0, 4171.0, 2962.0, 7067.0, 3580.0, 4177.0, 4899.0, 5019.0, 6579.0]}, {"customdata": {"elided": "19x8 str values"}, "hovertemplate": "<b>%{customdata[0]}</b><br>spot_id: %{customdata[1]}<br>patient: TNBC%{customdata[2]}<br>Wang MC: %{customdata[3]}<br><br>sig pathways total: %{customdata[4]}<br>dominant parent: <b>%{customdata[5]}</b><br><br><b>top 3 sig pathways:</b><br>%{customdata[6]}<br><br><b>sig per parent:</b><br>%{customdata[7]}<extra></extra>", "marker": {"color": "rgb(188,128,189)", "line": {"color": "rgba(50,50,50,0.4)", "width": 0.4}, "size": [8.0, 10.0, 10.47, 10.0, 8.0, 9.464, 14.0, 8.0, 8.828, 8.0, 13.75, 8.828, 10.47, 8.0, 10.47, 9.464, 8.0, 8.828, 9.464]}, "mode": "markers", "name": "Signal Transduction", "type": "scatter", "x": [1460.0, 1885.0, 1994.0, 2214.0, 2428.0, 2537.0, 2749.0, 3297.0, 3406.0, 3405.0, 3947.0, 4389.0, 4381.0, 4489.0, 4706.0, 5031.0, 5244.0, 5351.0, 8267.0], "y": [6343.0, 6100.0, 6701.0, 7188.0, 2609.0, 7060.0, 6101.0, 5256.0, 5378.0, 5857.0, 7174.0, 4299.0, 6460.0, 5622.0, 6343.0, 4788.0, 4303.0, 3933.0, 6935.0]}, {"customdata": {"elided": "883x8 str values"}, "hovertemplate": "<b>%{customdata[0]}</b><br>spot_id: %{customdata[1]}<br>patient: TNBC%{customdata[2]}<br>Wang MC: %{customdata[3]}<br><br>sig pathways total: %{customdata[4]}<br>dominant parent: <b>%{customdata[5]}</b><br><br><b>top 3 sig pathways:</b><br>%{customdata[6]}<br><br><b>sig per parent:</b><br>%{customdata[7]}<extra></extra>", "marker": {"color": "rgba(200,200,200,0.3)", "line": {"color": "rgba(50,50,50,0.4)", "width": 0.4}, "size": {"elided": "883 float values"}}, "mode": "markers", "name": "none", "type": "scatter", "x": {"elided": "883 float values"}, "y": {"elided": "883 float values"}}], "layout": {"height": 900, "hoverlabel": {"align": "left", "bgcolor": "white", "font": {"size": 11}}, "legend": {"itemsizing": "constant", "title": {"text": "dominant parent"}}, "plot_bgcolor": "white", "title": {"text": "TNBC1_CN1_C1 - niche pathway enrichment (color = dominant top-level Reactome parent)"}, "width": 1100, "xaxis": {"scaleanchor": "y", "scaleratio": 1, "showgrid": false, "title": {"text": "pixel_x"}}, "yaxis": {"autorange": "reversed", "showgrid": false, "title": {"text": "pixel_y"}}}}
